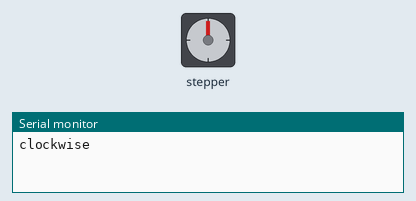
This sketch was run on a simulated ESP32. Shown: stepper motor, the last lines printed to the serial monitor. Stepper angles assume 2048 steps per turn.

Above: at 0.15 s.
At 9.96 s:
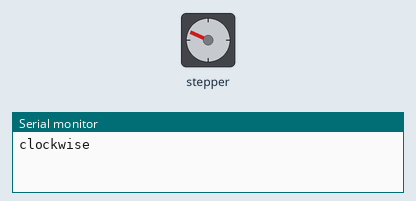
At 19.8 s:
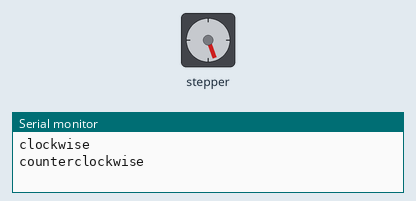
At 39.79 s:
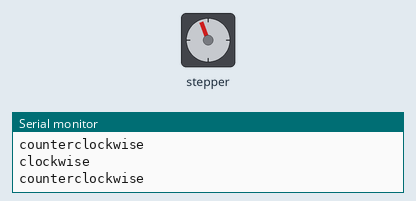
Timing chart, 0 to 40.0 s (numbered marks = the images above):
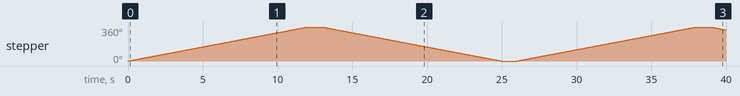

Measured:
- by itself, stepper: turns 360° clockwise in 12.0 s, then 360° counter-clockwise in 12.0 s, then 360° clockwise in 12.0 s, then 31° counter-clockwise in 0.98 s

The sketch:

motor_stepper.ino
```cpp
/*
https://randomnerdtutorials.com/esp32-stepper-motor-28byj-48-uln2003/
*/
/*
  Rui Santos
  Complete project details at https://RandomNerdTutorials.com/esp32-stepper-motor-28byj-48-uln2003/

  Permission is hereby granted, free of charge, to any person obtaining a copy
  of this software and associated documentation files.

  The above copyright notice and this permission notice shall be included in all
  copies or substantial portions of the Software.

  Based on Stepper Motor Control - one revolution by Tom Igoe
*/

#include <Stepper.h>

const int stepsPerRevolution = 2048;  // change this to fit the number of steps per revolution

// ULN2003 Motor Driver Pins
#define IN1 15
#define IN2 2
#define IN3 0
#define IN4 4

// initialize the stepper library
Stepper myStepper(stepsPerRevolution, IN1, IN3, IN2, IN4);

void setup() {
  // set the speed at 5 rpm
  myStepper.setSpeed(5);
  // initialize the serial port
  Serial.begin(115200);
}

void loop() {
  // step one revolution in one direction:
  Serial.println("clockwise");
  myStepper.step(stepsPerRevolution);
  delay(1000);

  // step one revolution in the other direction:
  Serial.println("counterclockwise");
  myStepper.step(-stepsPerRevolution);
  delay(1000);
}
```
